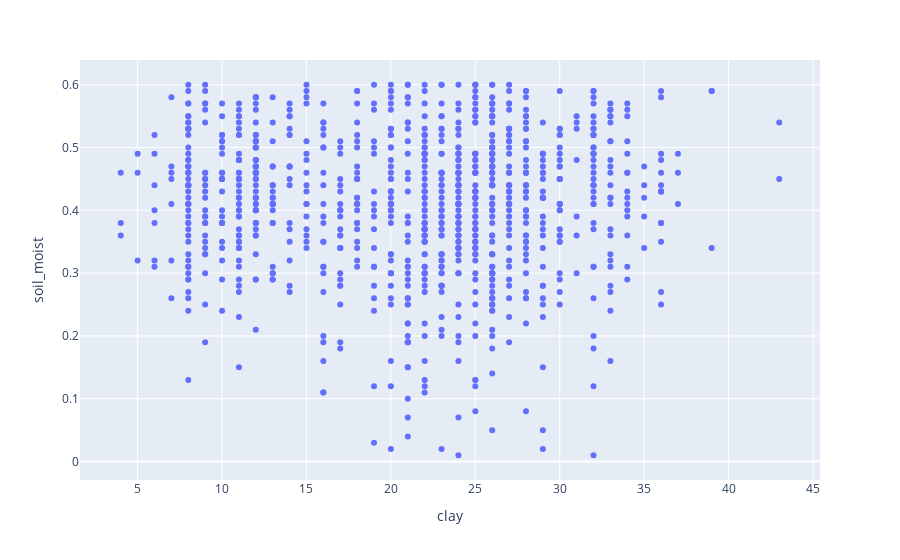
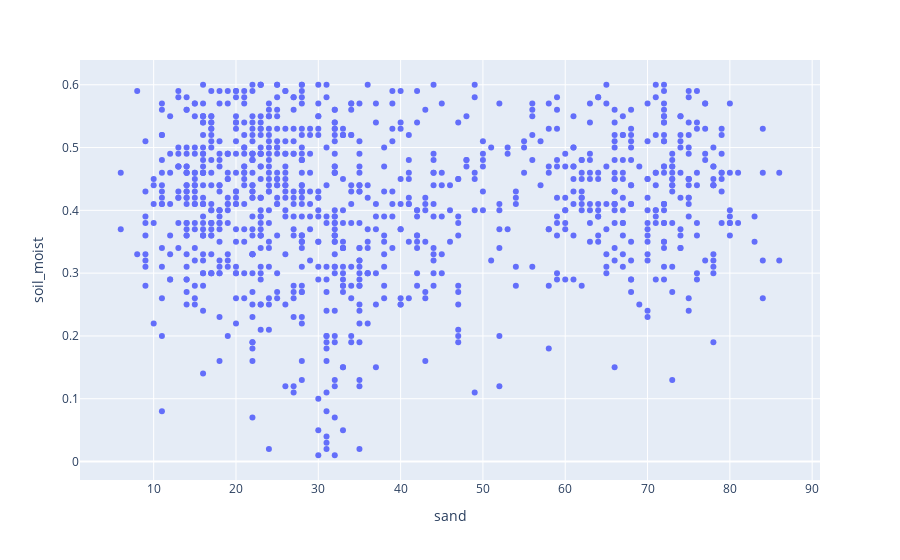
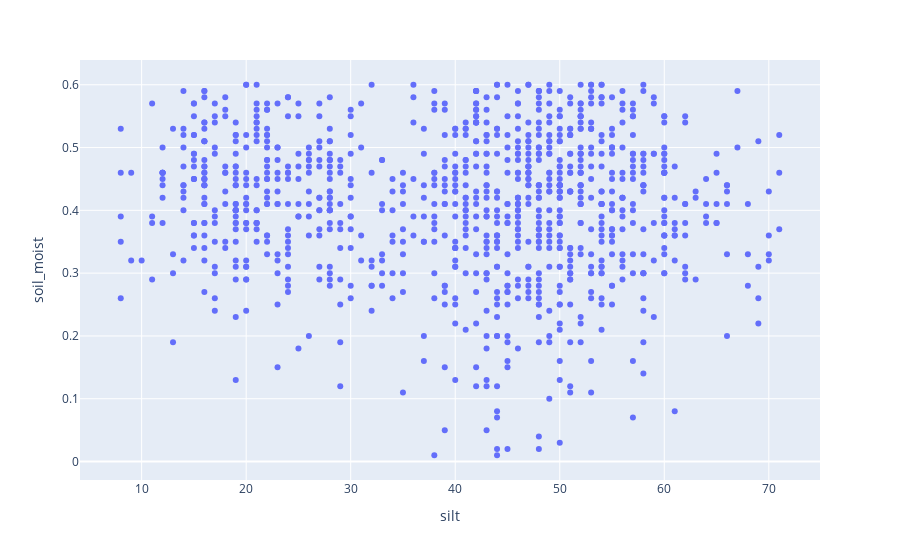

Notebook code for these charts, in order:
### Code cell
for cont in soil_cont:
    fig = px.scatter(data_subset,x=cont, y="soil_moist")
    fig.show()

### Figure 1 — Plotly figure (JSON) as saved in the notebook; plotly's stock layout.template omitted (floating-point values rounded to 4 significant figures; data arrays with more than 128 entries replaced by an {"elided": "..."} marker saying what was removed)
{"data": [{"hovertemplate": "clay=%{x}<br>soil_moist=%{y}<extra></extra>", "legendgroup": "", "marker": {"color": "#636efa", "symbol": "circle"}, "mode": "markers", "name": "", "orientation": "v", "showlegend": false, "type": "scatter", "x": {"elided": "1000 int values"}, "xaxis": "x", "y": {"elided": "1000 float values"}, "yaxis": "y"}], "layout": {"legend": {"tracegroupgap": 0}, "margin": {"t": 60}, "xaxis": {"anchor": "y", "domain": [0, 1], "title": {"text": "clay"}}, "yaxis": {"anchor": "x", "domain": [0, 1], "title": {"text": "soil_moist"}}}}

### Figure 2 — Plotly figure (JSON) as saved in the notebook; plotly's stock layout.template omitted (floating-point values rounded to 4 significant figures; data arrays with more than 128 entries replaced by an {"elided": "..."} marker saying what was removed)
{"data": [{"hovertemplate": "sand=%{x}<br>soil_moist=%{y}<extra></extra>", "legendgroup": "", "marker": {"color": "#636efa", "symbol": "circle"}, "mode": "markers", "name": "", "orientation": "v", "showlegend": false, "type": "scatter", "x": {"elided": "1000 int values"}, "xaxis": "x", "y": {"elided": "1000 float values"}, "yaxis": "y"}], "layout": {"legend": {"tracegroupgap": 0}, "margin": {"t": 60}, "xaxis": {"anchor": "y", "domain": [0, 1], "title": {"text": "sand"}}, "yaxis": {"anchor": "x", "domain": [0, 1], "title": {"text": "soil_moist"}}}}

### Figure 3 — Plotly figure (JSON) as saved in the notebook; plotly's stock layout.template omitted (floating-point values rounded to 4 significant figures; data arrays with more than 128 entries replaced by an {"elided": "..."} marker saying what was removed)
{"data": [{"hovertemplate": "silt=%{x}<br>soil_moist=%{y}<extra></extra>", "legendgroup": "", "marker": {"color": "#636efa", "symbol": "circle"}, "mode": "markers", "name": "", "orientation": "v", "showlegend": false, "type": "scatter", "x": {"elided": "1000 int values"}, "xaxis": "x", "y": {"elided": "1000 float values"}, "yaxis": "y"}], "layout": {"legend": {"tracegroupgap": 0}, "margin": {"t": 60}, "xaxis": {"anchor": "y", "domain": [0, 1], "title": {"text": "silt"}}, "yaxis": {"anchor": "x", "domain": [0, 1], "title": {"text": "soil_moist"}}}}
